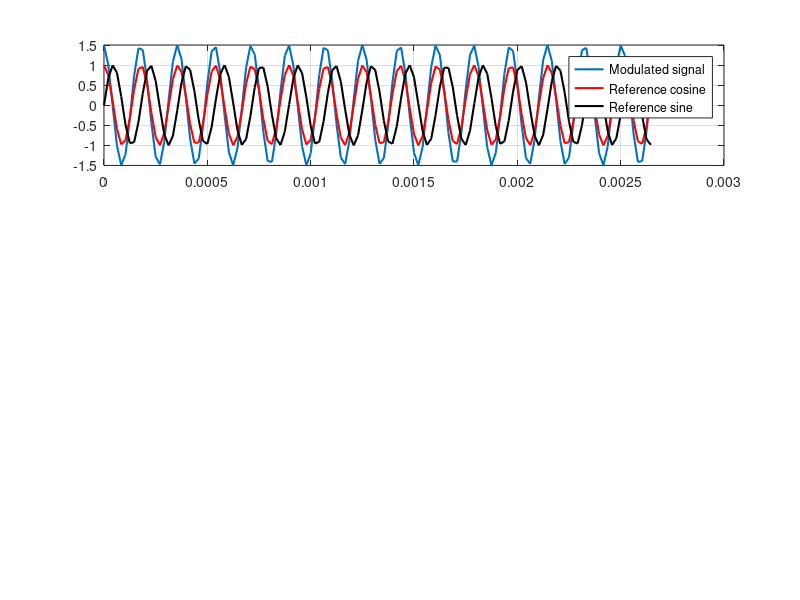

Write MATLAB code to recreate this figure. (Note: this script raises an error after producing the figure.)
% Program for testing Algorithms to calculate I and Q.
% In this example the I and Q components of two input signals (Tx and Rx)
% is calculated. 
% The two input signals are each multiplied with a sine and cosine signal,
% the dot product of the signals. The for resulting signals are lowpass
% filtered to extract the DC-Part of the dot product. Afterwards the mean
% value of the filtered signals is calculated, which then represents the I
% and Q data for the two input signals. From those four values (I and Q
% from Tx and Rx) the phase difference between the two signals can be
% calculated.  

clear

% ----------------------------------
% --- configureA the simuilation ----
% ----------------------------------

ftx  = 5585;            % Tx Frequency, corresponds to Bird frequency
ATx = 1.5;                % Amplitude of Tx Signal, digital value
ARx = 0.25*ATx;         % Amplitude of Rx Signal, digital value
                        % so far, no direct path from Tx to Rx (perfect
                        % bucking)

noiseTx = 0.0*ATx ; % amplitude of noise in Tx signal
noiseRx = 0.0*ARx ; % amplitude of noise in Rx signal

RxPhase = 20;       % Phase of Rx signal in degree in relation to Tx.
                    % Tx signal starts with a random phase.

Aref = 1;           % amplitude of reference Signal for I-Q Demodulation
fref = 5585;        % frequency of reference signal

fs = 48000;         % samling rate in samples per second
N = 128;           % Number of samples, corresponds to sample length
                    % sample time: (N-i1)/fs ~= N/fs

% ------------------------------
% ---- end of configuration ----
% ------------------------------

% ---- time vector ----
t = 0:(1/fs):(N-1)/fs;  % N values with the distance of Ts=1/fs


% ---- Signals to calculate I and Q from ----
initphase = 2*pi*rand(1);               % initial phase of Tx Signal, random

TxPhase = initphase;                    % Tx starting phase
RxPhase = initphase+((pi/180)*RxPhase); % Phase of Rx Signal in relation to Tx

Stx = ATx*cos(2*pi*ftx*t+TxPhase) + noiseTx*rand(size(t)); % Signal 1
Srx = ARx*cos(2*pi*ftx*t+RxPhase) + noiseRx*rand(size(t)); % Signal 2

% ---- Reference Signal -----
coswave = Aref*cos(2*pi*fref*t);
sinwave = Aref*sin(2*pi*fref*t);

% ---- muiltiplication with reference signal ----
dotItx = coswave.*Stx; % dot product of Tx signal with I component of reference signal
dotQtx = sinwave.*Stx; % dot product of Tx signal with Q component of reference signal

dotIrx = coswave.*Srx; % dot product of Rx signal with I component of reference signsl 
dotQrx = sinwave.*Srx; % dot product of Rx sgianl with Q component of reference signal

% --- spectrum of mixed signals ----

f = ((-N/2):(N/2-1))*(fs/N); % frequency vector
specIrx = fft(dotIrx)./length(dotIrx);  % FFT of dot product of Rx Signal 
                                        % and I component of reference signal
%specIrx = fftshift(specIrx);            % shifting 0Hz to the middle of plot

specQrx = fft(dotQrx)./length(dotQrx);  % FFT of dot product of Rx Signal 
                                        % and Q component of reference signal
%specQrx = fftshift(specQrx);            % shifting 0Hz to middle of plot
specItx = fft(dotItx)./length(dotItx);
specQtx = fft(dotQtx)./length(dotQtx);

% spectrum of dotproduct of Tx signal not calculated to make 
% plot not too messy
Itx = specItx(1);
Qtx = specQtx(1);
Irx = specIrx(1);
Qrx = specQrx(1);



specIrx = fftshift(specIrx);  
specQrx = fftshift(specQrx); 
specItx = fftshift(specItx); 
specQtx = fftshift(specQtx); 

fprintf('Itx = %f\n',Itx)
fprintf('Qtx = %f\n\n',Qtx)

fprintf('Irx = %f\n',Irx)
fprintf('Qrx = %f\n',Qrx)

% ---- calculate Amplitude of Tx and Rx -----

ATxdemod = 2*sqrt((Itx^2)+(Qtx^2)); % calculated amplitude of Tx signal
ARxdemod = 2*sqrt((Irx^2)+(Qrx^2)); % calculated amplitude of Rx signal

% ---- calculate Phase of Tx and Rx -----
% phase is calculated in degress from Inphase axis counterclockwise 
% and only positive. When the phase of Rx and Tx is calculated
% the quadrant is checked and the result of the atan() "corrected" to
% a positive value. For details check definition of arctan.

phitx = 0;  % initialize variable
phirx = 0;  % initialize variable
    
% Tx Phase:
if((Itx>=0) && (Qtx>=0))        % first Quadrant
   phitx = atan(Qtx/Itx);       
elseif((Itx<0) && (Qtx>=0))     %second quadrant
    phitx = atan(Qtx/Itx) + pi; 
elseif((Itx<0) && (Qtx<0))      % third qudrant
    phitx = atan(Qtx/Itx) + pi;
elseif((Itx>=0) && (Qtx<0))     % fourth quadrant
    phitx = atan(Qtx/Itx) + (2*pi);
else
    fprintf('something wrong with calculating the tx phase')
end

% Rx Phase:
if((Irx>=0) && (Qrx>=0))        % first Quadrant
   phirx = atan(Qrx/Irx);  
elseif((Irx<0) && (Qrx>=0))     %second quadrant
    phirx = atan(Qrx/Irx) + pi;
elseif((Irx<0) && (Qrx<0))      % third qudrant
    phirx = atan(Qrx/Irx) + pi;
elseif((Irx>=0) && (Qrx<0))     % fourth quadrant
    phirx = atan(Qrx/Irx) + (2*pi);
else
    fprintf('something wrong with calculating the rx phase')
end

phitx = phitx*(180/pi); % converting rad in degree
phirx = phirx*(180/pi); % converting rad in degree

% ---- Phasedifference between Rx and Tx ----
% Rx is assumed to always lag behin Tx. If phase angle of Rx is greater
% than angle of the Tx signal, than Tx Signal is assumed to crossed the
% Inphase axis from the fourth quadrant and 360degree is added to Tx phase. 

phidiff = 0; % initialize variable

if(phitx>=phirx)           % Tx Phase is greater than Rx Phase
    phidiff = phitx-phirx;
elseif(phitx<phirx)        % Tx Phase smaller than Rx phase 
    phidiff = 360+phitx-phirx;
else
    fprintf('ERROR calculating phasedifference')
end

fprintf('\nTx Phase: %f\n',phitx)
fprintf('Rx Phase: %f\n',phirx)
fprintf('Rx is signal is %f degrees behin Tx\n',phidiff)

% --- Plots -----
figure(1)
clf
subplot(3,1,1)
plot(t,Stx,'LineWidth',1.5)
hold on 
grid on
plot(t,coswave,'r','LineWidth',1.5)
plot(t,sinwave,'k','LineWidth',1.5)
l =legend('Modulated signal','Reference cosine','Reference sine');
l.FontSize = 16;
title('(a) Input signals','FontName','Times New Roman','FontSize',24)
xlabel('Time (seconds)','FontName','Times New Roman','FontSize',24)
ylabel('Amplitude (Volts)','FontName','Times New Roman','FontSize',24)
subplot(3,1,2)
plot(t,dotIrx,'LineWidth',1.5)
hold on
grid on
plot(t,dotQrx,'r','LineWidth',1.5)
% plot(t,dotItx)
% plot(t,dotQtx)
l = legend('dot I','dot Q');
l.FontSize = 16;
title('(b) Dot product of modulated signal with Reference signals'...
    ,'FontName','Times New Roman','FontSize',24)
xlabel('Time (seconds)','FontName','Times New Roman','FontSize',24)
ylabel('Amplitude (Volts)','FontName','Times New Roman','FontSize',24)

subplot(3,1,3)
plot(f,abs(specIrx),'r','LineStyle','-','LineWidth',1.5)
hold on
grid on
plot(f,abs(specQrx),'k','LineStyle','-','LineWidth',1.5)
% plot(f,abs(specItx),'r','LineStyle','--')
% plot(f,abs(specQtx),'k','LineStyle','--')
l = legend('Spectrum of I','Spectrum of Q');
l.FontSize = 16;

title('(c) Spectrum of dot I and dot Q','FontName','Times New Roman','FontSize',24)
xlabel('Frequency in Hz','FontName','Times New Roman','FontSize',24)
ylabel('Amplitude (Volts)','FontName','Times New Roman','FontSize',24)

